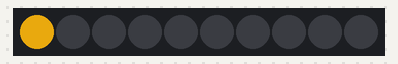
Simulated run of this sketch. Board: Arduino Uno, built with avr-gcc and run on an emulated ATmega328P. Shown: 10 RGB LEDs in strip order, left to right. Dim RGB values are drawn brighter than linear.

Above: at 0.1 s.
At 0.6 s:
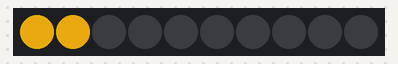
At 1.1 s:
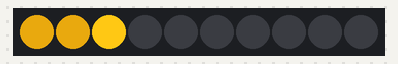
At 2.1 s:
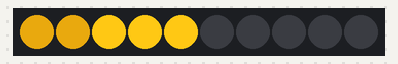
At 3.1 s:
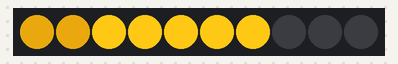
At 4.6 s:
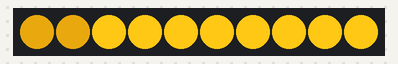

Measured:
- what the display in image 1 shows lasts 0.5 s, from 0.5 s to 1.0 s

The sketch:

RGBLed2.ino
```cpp
    #include <FastLED.h>
    #define LED_PIN     7
    #define NUM_LEDS    10
    CRGB leds[NUM_LEDS];
    void setup() {
      FastLED.addLeds<WS2812, LED_PIN, GRB>(leds, NUM_LEDS);

    }
    void loop() {

      leds[0] = CRGB(184, 134, 11);
      FastLED.show();
      delay(500);
      leds[1] = CRGB(184, 134, 11);
      FastLED.show();
      delay(500);
      leds[2] = CRGB(255, 200, 20);
      FastLED.show();
      delay(500);
      leds[3] = CRGB(255, 200, 20);
      FastLED.show();
      delay(500);
      leds[4] = CRGB(255, 200, 20);
      FastLED.show();
      delay(500);
      leds[5] = CRGB(255, 200, 20);
      FastLED.show();
      delay(500);
      leds[6] = CRGB(255, 200, 20);
      FastLED.show();
      delay(500);
      leds[7] = CRGB(255, 200, 20);
      FastLED.show();
      delay(500);
      leds[8] = CRGB(255, 200, 20);
      FastLED.show();
      delay(500);
      leds[9] = CRGB(255, 200, 20);
      FastLED.show();
      delay(500);
    }
```
